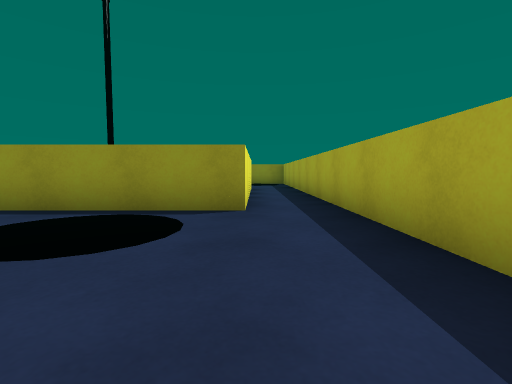
View 1 (above)

23 first-person views from a walk through a Unity game level. The camera is 0.58 m above the floor, tilts 4° down and sees 85° across. The floor is counted in squares, 1 m on a side. Each view is taken from the middle of a square. On the plan, view 1 faces up. The plan holds only what a view shows up to about 9 squares ahead; the rest is blank. The player character is not drawn.

View 2
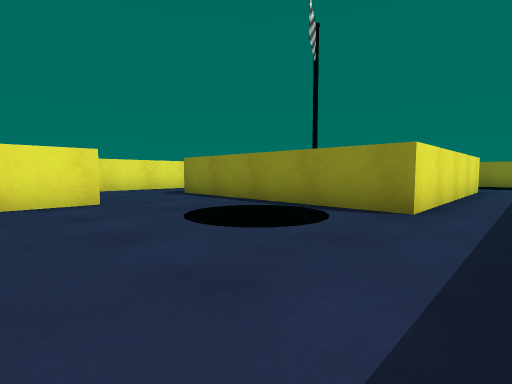

View 3
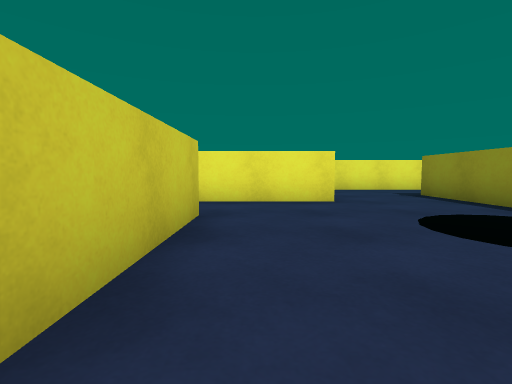

View 4
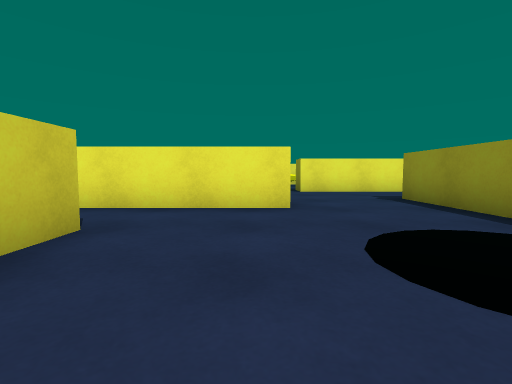

View 5
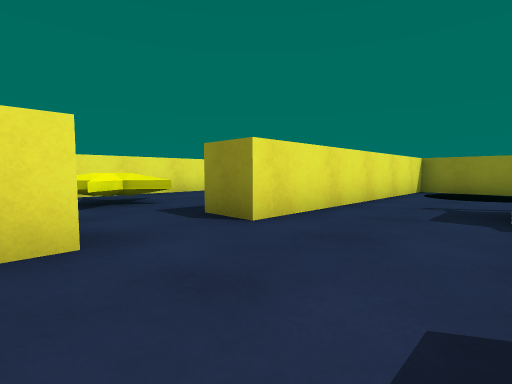

View 6
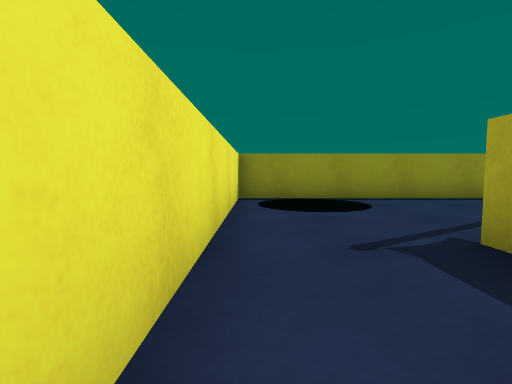

View 7
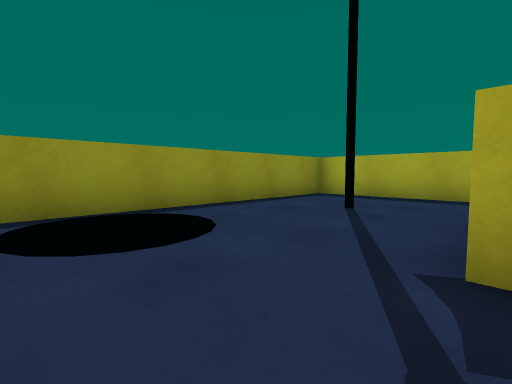

View 8
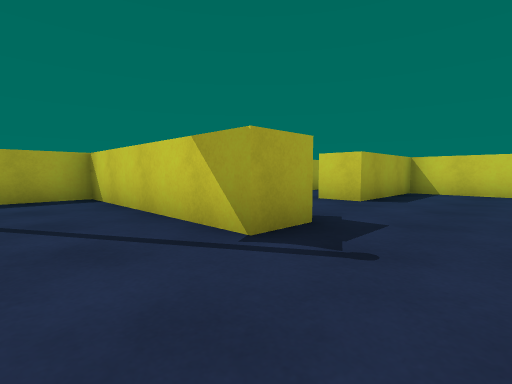

View 9
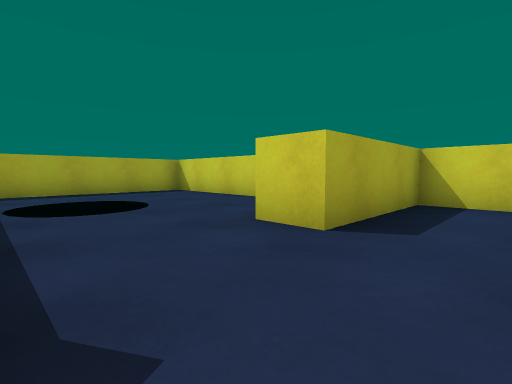

View 10
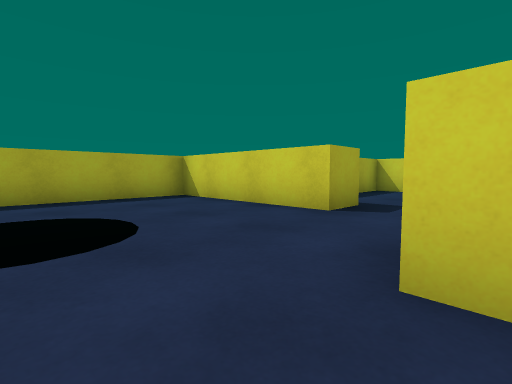

View 11
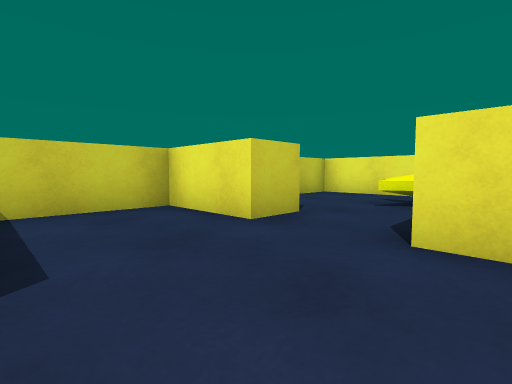

View 12
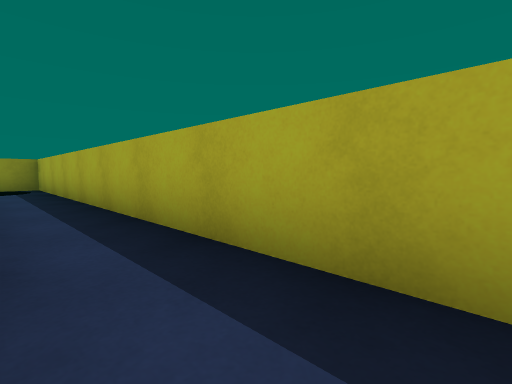

View 13
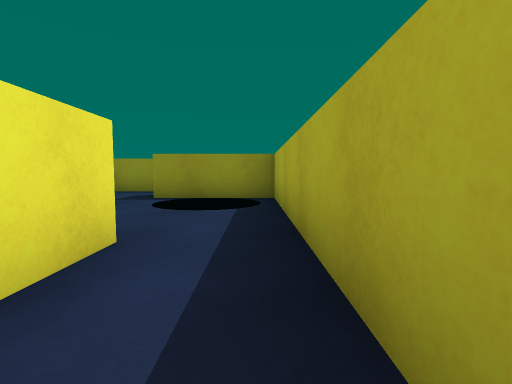

View 14
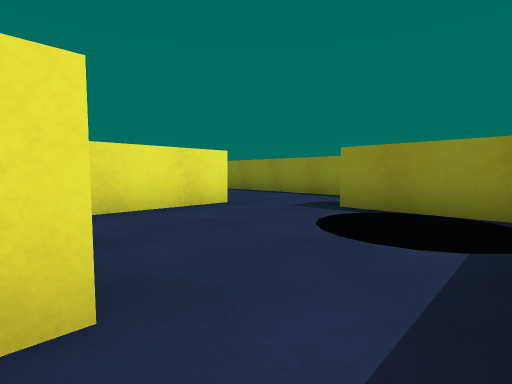

View 15
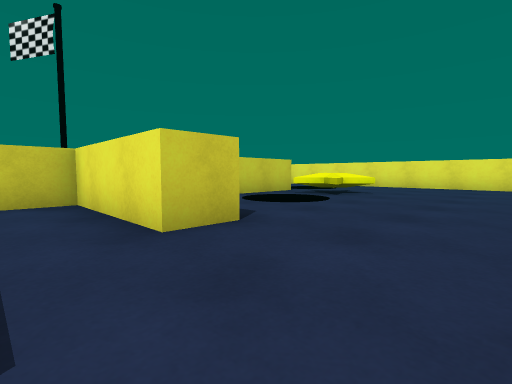

View 16
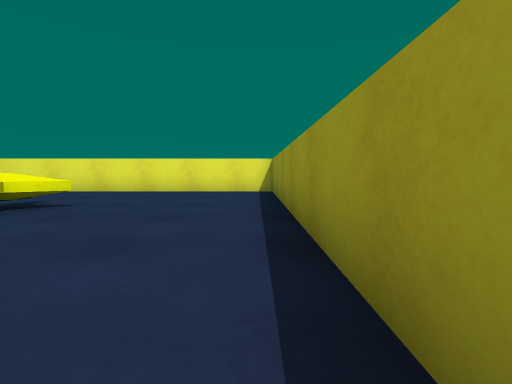

View 17
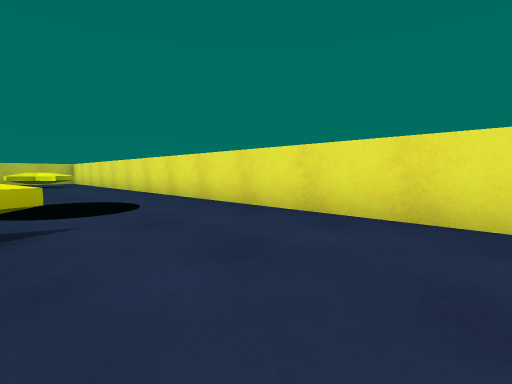

View 18
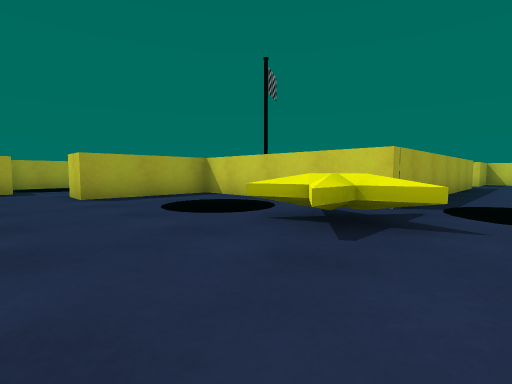

View 19
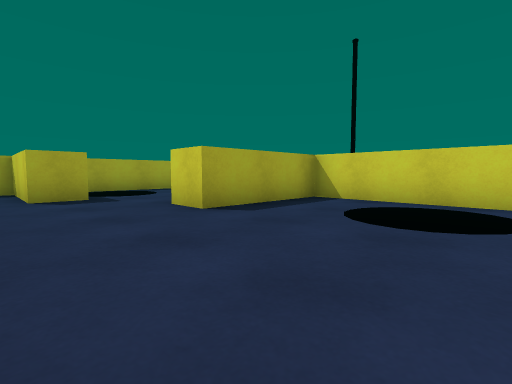

View 20
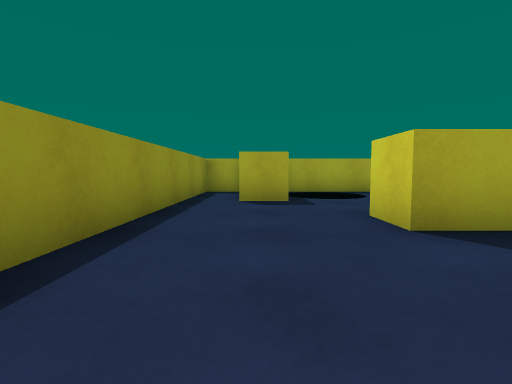

View 21
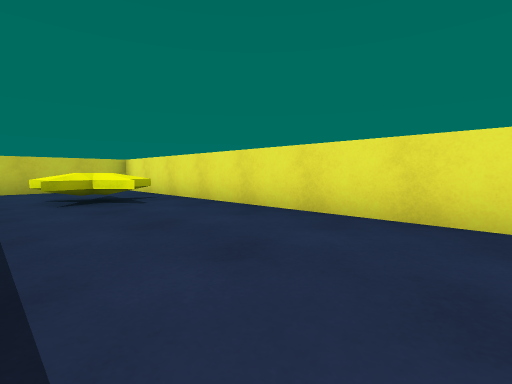

View 22
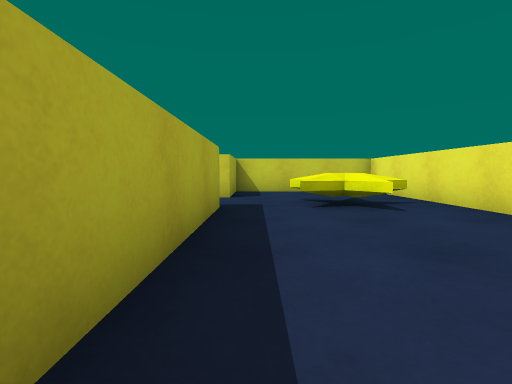

View 23
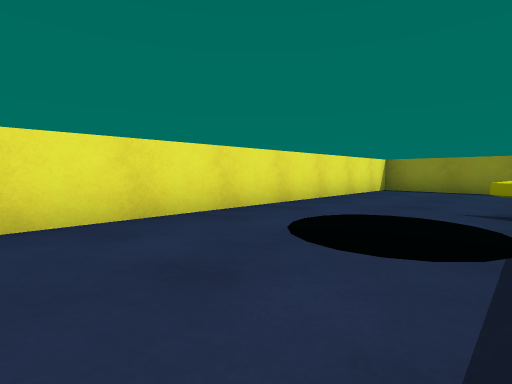

### Floor plan
Key: @ floor where view 1 was taken; # wall or solid block; . floor; F flag; S star; O other object.
Columns run from 14 left of view 1 to 2 right of it. Each row starts with its distance up from view 1.
 17 #################
 16 #...............#
 15 #............####
 14 #.............O.#
 13 #......O..##.OOO#
 12 #...S.O O.##....#
 11 #..O...O..##....#
 10 #.O O##########.#
  9 #..O.#.O.....##.#
  8 #....#O O....##.#
  7 #....#.O..F..##.#
  6 #....#.......##.#
  5 #....#..#######.#
  4 #....#..######..#
  3 #....#......OO..#
  2 #.S.........OO..#
  1 #........#......#
  0 #....#...#....@.#
 -1 #....#...#..#####
 -2 ##########..#
 -3            ..
 -4            ..
 -5             .#
 -6             ##

Positions as (right, up) in squares from view 1, and headings:
1: (0, 0), facing up
2: (1, 0), facing up-left
3: (1, 0), facing left
4: (0, 1), facing left
5: (-6, 0), facing up-left
6: (-8, 3), facing up
7: (-8, 5), facing up-right
8: (-8, 7), facing down-right
9: (-7, 4), facing down-right
10: (-5, 3), facing down-right
11: (-6, 3), facing down-left
12: (0, 3), facing up-right
13: (1, 8), facing up
14: (1, 10), facing up-left
15: (-2, 16), facing down-left
16: (-5, 16), facing left
17: (-10, 15), facing down-left
18: (-11, 15), facing down-right
19: (-8, 16), facing down-right
20: (-7, 15), facing right
21: (-10, 8), facing down-left
22: (-10, 7), facing down
23: (-10, 7), facing up-left
